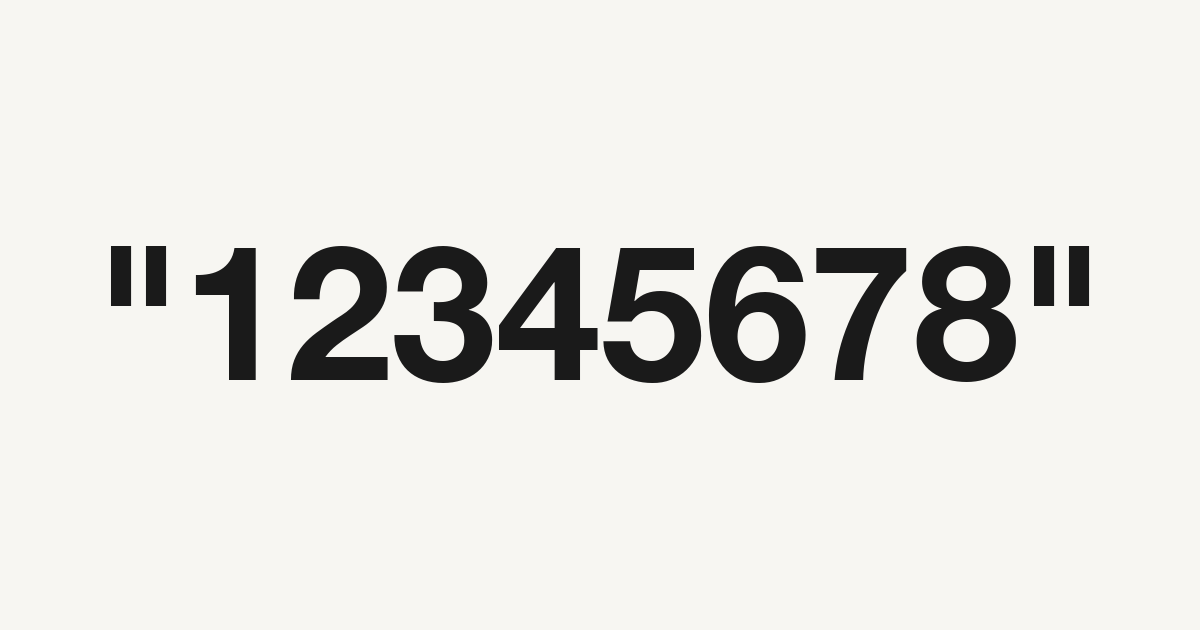

Reproduce this figure in Python.
# Featured image: a short integer, as a string. 1200x630, no title.
import subprocess
from PIL import Image, ImageDraw, ImageFont

W, H = 1200, 630
BG, INK = "#f7f6f2", "#1a1a1a"
TEXT = '"12345678"'

img = Image.new("RGB", (W, H), BG)
d = ImageDraw.Draw(img)
font = ImageFont.truetype(
    "/System/Library/Fonts/HelveticaNeue.ttc", 188, index=1
)
box = d.textbbox((0, 0), TEXT, font=font)
x = (W - (box[2] - box[0])) / 2 - box[0]
y = (H - (box[3] - box[1])) / 2 - box[1]
d.text((x, y), TEXT, font=font, fill=INK)

img.save("featured.png")
subprocess.run(
    ["cwebp", "-quiet", "-q", "90", "featured.png", "-o", "featured.webp"],
    check=False,
)
